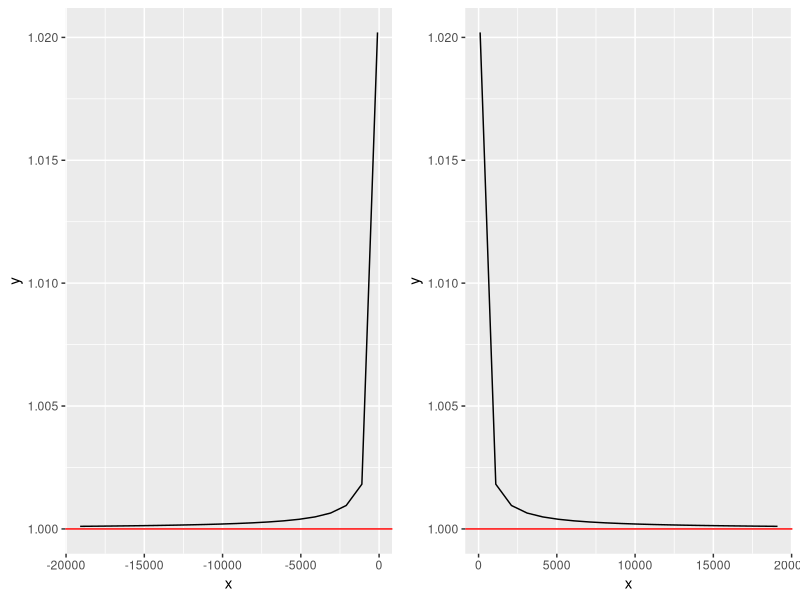

The R script that drew this image:
## ---- chunk 1
knitr::opts_chunk$set(echo = TRUE)
## ---- chunk 2
library(knitr)
x1 = seq(100, 1000, 100)
x2 = seq(1000, 2000, 1000)

x3 = seq(-100, -1000, -100)
x4 = seq(-1000, -2000, -1000)

y1 = (x1 + 1) / (x1 - 1)
y2 = (x2 + 1) / (x2 - 1)

y3 = (x3 + 1) / (x3 - 1)
y4 = (x4 + 1) / (x4 - 1)

datos = data.frame(x1, y1, x2, y2, x3, y3, x4, y4)
kable(datos, align = 'c')
## ---- chunk 3
library(ggplot2)
library(gridExtra)
x = seq(100,20000,1000)
y = (x+1)/(x-1)
datos = data.frame(x,y)
p2 <- ggplot(data = datos,aes(x,y)) + geom_line() + geom_hline(yintercept = 1, color = 'red')
p1 <- ggplot(data = datos,aes(-x,y)) + geom_line() + geom_hline(yintercept = 1, color = 'red') + xlab("x")

grid.arrange(p1,p2, nrow = 1) 
